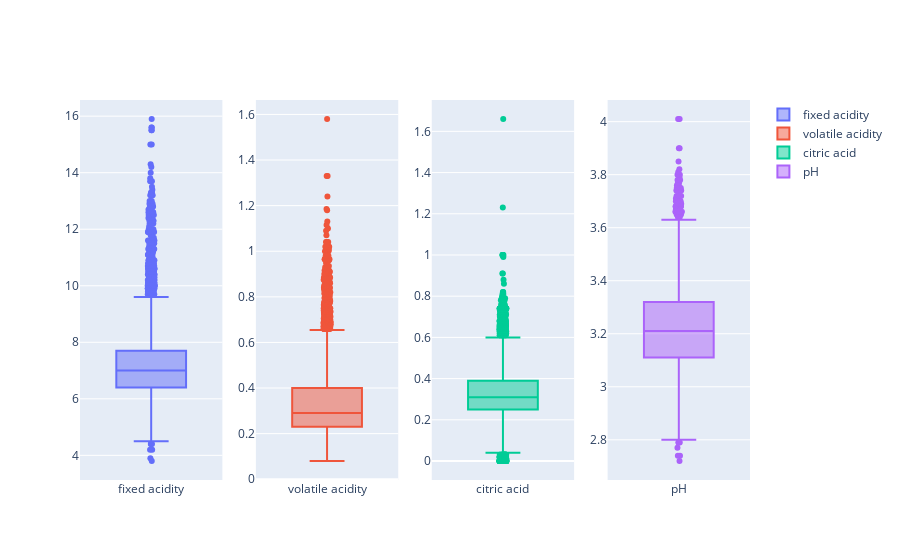

The notebook cell saved with this chart:
### Markdown cell above
# Boxplot - Outliers

### Code cell
vars = ['fixed acidity', 'volatile acidity', 'citric acid','pH']
fig = make_subplots(rows=1, cols=len(vars))
for i, var in enumerate(vars):
    fig.add_trace(
        go.Box(y=df_combined[var],
        name=var),
        row=1, col=i+1
    )

fig.update_traces(boxpoints='outliers', jitter=.1)

### Figure 1 — Plotly figure (JSON) as saved in the notebook; plotly's stock layout.template omitted (floating-point values rounded to 4 significant figures; data arrays with more than 128 entries replaced by an {"elided": "..."} marker saying what was removed)
{"data": [{"boxpoints": "outliers", "jitter": 0.1, "name": "fixed acidity", "type": "box", "xaxis": "x", "y": {"elided": "6497 float values"}, "yaxis": "y"}, {"boxpoints": "outliers", "jitter": 0.1, "name": "volatile acidity", "type": "box", "xaxis": "x2", "y": {"elided": "6497 float values"}, "yaxis": "y2"}, {"boxpoints": "outliers", "jitter": 0.1, "name": "citric acid", "type": "box", "xaxis": "x3", "y": {"elided": "6497 float values"}, "yaxis": "y3"}, {"boxpoints": "outliers", "jitter": 0.1, "name": "pH", "type": "box", "xaxis": "x4", "y": {"elided": "6497 float values"}, "yaxis": "y4"}], "layout": {"xaxis": {"anchor": "y", "domain": [0, 0.2125]}, "xaxis2": {"anchor": "y2", "domain": [0.2625, 0.475]}, "xaxis3": {"anchor": "y3", "domain": [0.525, 0.7375]}, "xaxis4": {"anchor": "y4", "domain": [0.7875, 1]}, "yaxis": {"anchor": "x", "domain": [0, 1]}, "yaxis2": {"anchor": "x2", "domain": [0, 1]}, "yaxis3": {"anchor": "x3", "domain": [0, 1]}, "yaxis4": {"anchor": "x4", "domain": [0, 1]}}}
